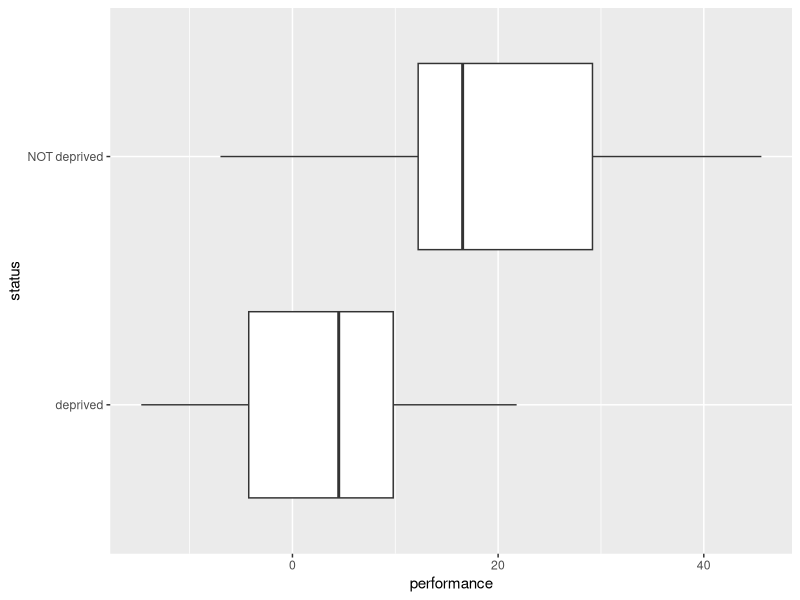
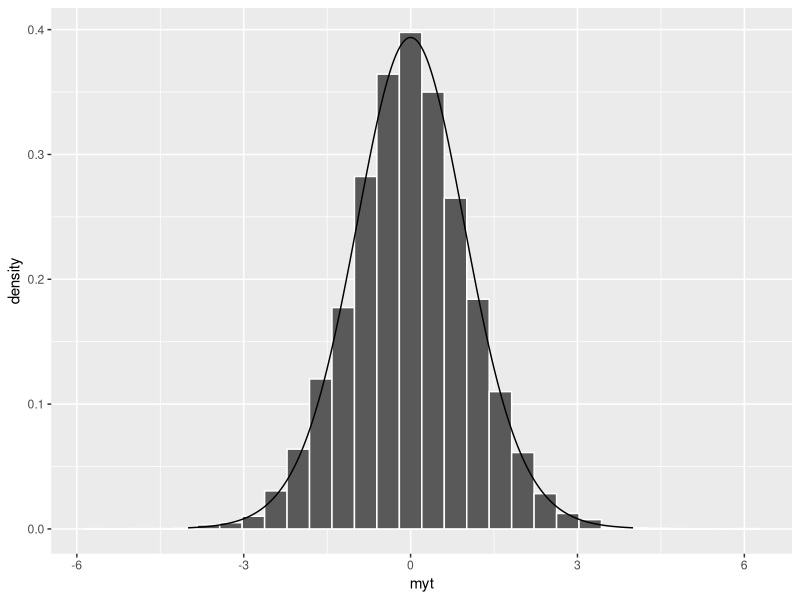

Write the R code that produced these figures, in order.
#Thursday, 4/7
#Notes 5-1D continued (hypothesis testing)

library(dplyr)
library(ggplot2)

sleep_depriv <- c(-14.7, -10.7, -10.7, 2.2, 2.4, 4.5, 7.2, 9.6, 10.0, 21.3, 21.8)
sleep_NOTdepriv <- c(-7.0, 11.6, 12.1, 12.6, 14.5, 18.6, 25.2, 30.5, 34.5, 45.6)
performance=c(sleep_depriv,sleep_NOTdepriv)
status=c(rep("deprived",11),rep("NOT deprived",10))

sleepdata <- data.frame(status,
                        performance)
library(ggplot2)
ggplot(sleepdata,aes(x=status,y=performance))+
  geom_boxplot()+coord_flip()

out <- t.test(sleepdata$performance ~ sleepdata$status,
              alternative="less",
              var.equal=TRUE)
out
myteststat <- out$statistic
out$p.value

#Randomize the data one time
newperformance <- sample(performance,21,replace=TRUE)
newsleepdata <- data.frame(status=c(rep("deprived",11),rep("NOT deprived",10)),
                           newperformance)
out <- t.test(newperformance ~   status,
              alternative="less",
              var.equal=TRUE)

#Randomize the data 10,000 times
myt <- replicate(10000,t.test(sample(performance,21,replace=TRUE) ~   status,
                              alternative="less",
                              var.equal=TRUE)$statistic)

x <- seq(-4,4,.01)
y <- dt(x,19)
ggplot(NULL,aes(x=myt,y=..density..))+
  geom_histogram(color="white")+
  geom_line(aes(x=x,y=y))